Frame 1 (no input): blank canvas, image omitted
Frame 60 (no input): blank canvas, image omitted
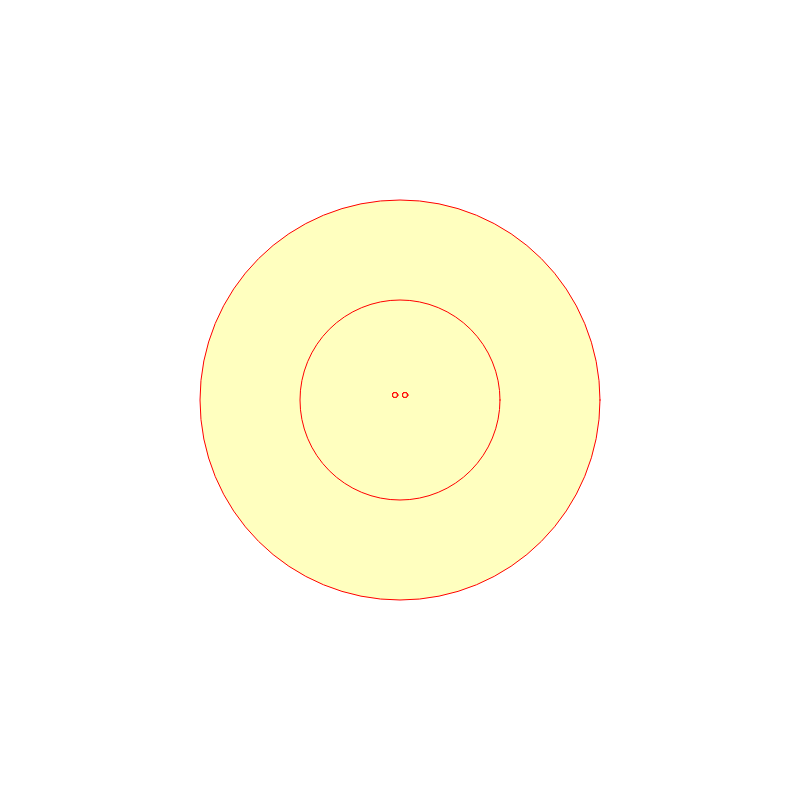
Frame 120 (the mouse pressed at the canvas centre since frame 60)

The p5.js sketch whose frames 1 and 60 were blank and that drew this single picture after the mouse press (run headless with seeded random() and noise() and a simulated clock; from frame 60 on, the mouse is pressed at the canvas centre):

// p5.js sketch
// ── sketch.js
/*

Gradient Array

*/

let xprev = 0
let yprev = 0 


function setup(){

  createCanvas(800,800);
  stroke(255)

}
function draw(){
let radius = mouseX/5
let x = mouseX
let y = mouseY

let velocityX = x - xprev
let velocityY = y - yprev


  stroke(255,0,0)
  ellipse(x,y,velocityX,velocityY)
fill(255,255,191,velocityX)

fill(255,255,191)
ellipse(x,y,velocityX/2,velocityY/2)

ellipse(x-5,y-5,5,5)
ellipse(x+5,y-5,5,5)


xprev = x
yprev = y
}
